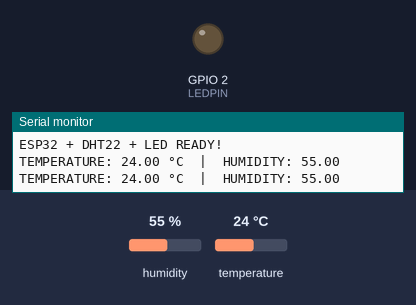
Bench run of a sketch on a simulated ESP32. Shown: output pins drawn as LEDs (lit = HIGH), the last lines printed to the serial monitor. The inputs (shaded band) are chosen by the test bench; at power-on: temperature 24 °C, humidity 55 %.

Above: at 2.8 s.
2.9 s: temperature set to 29.4 °C
5.6 s: temperature set to 30.8 °C
At 7.2 s:
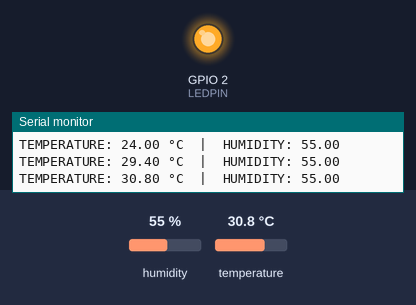
8.3 s: temperature set to 12 °C
At 10.7 s:
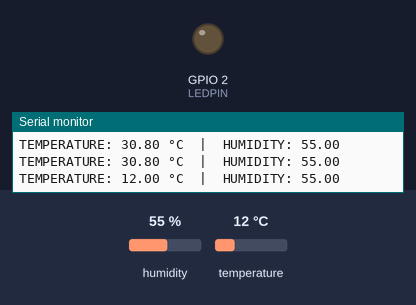
11.5 s: temperature set to 33 °C
At 12.4 s:
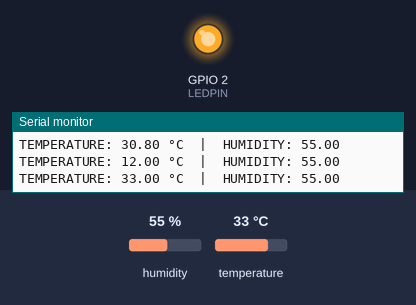
Timing chart, 0 to 14.5 s (numbered marks = the images above; inputs shaded):
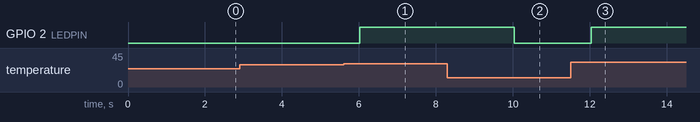

The sketch:

main.ino
```cpp
#include "DHT.h"

#define DHTPIN 4
#define DHTTYPE DHT22
#define LEDPIN 2

DHT dht(DHTPIN, DHTTYPE);

void setup() {
  Serial.begin(115200);
  dht.begin();
  pinMode(LEDPIN, OUTPUT);
  Serial.println("ESP32 + DHT22 + LED READY!");
}

void loop() {
  float temp = dht.readTemperature();
  float hum = dht.readHumidity();

  Serial.print("TEMPERATURE: ");
  Serial.print(temp);
  Serial.print(" °C  |  HUMIDITY: ");
  Serial.println(hum);

  if (temp > 30) {
    digitalWrite(LEDPIN, HIGH);
  } else {
    digitalWrite(LEDPIN, LOW);
  }

  delay(2000);
}
```

Measured:
- the behaviour switches between 30 and 30.1 °C on temperature (found by bisection; images 0 and 1)
- after the input at 5.6 s, GPIO 2 (LEDPIN): LOW → HIGH after 0.42 s
- after the input at 8.3 s, GPIO 2 (LEDPIN): HIGH → LOW after 1.7 s
- after the input at 11.5 s, GPIO 2 (LEDPIN): LOW → HIGH after 0.54 s
